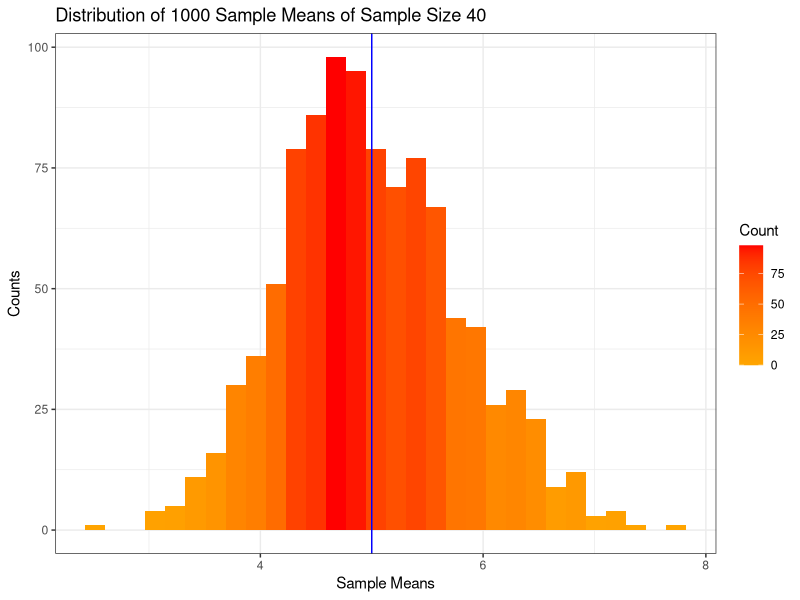
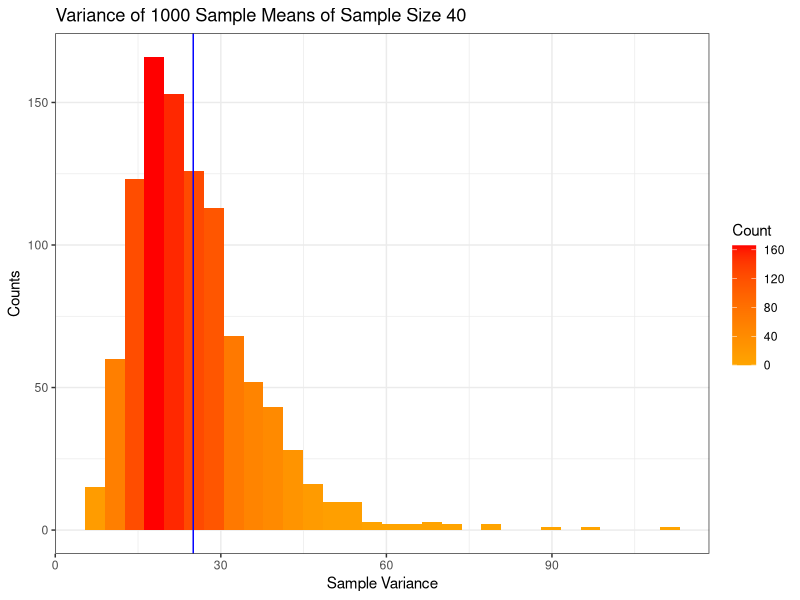
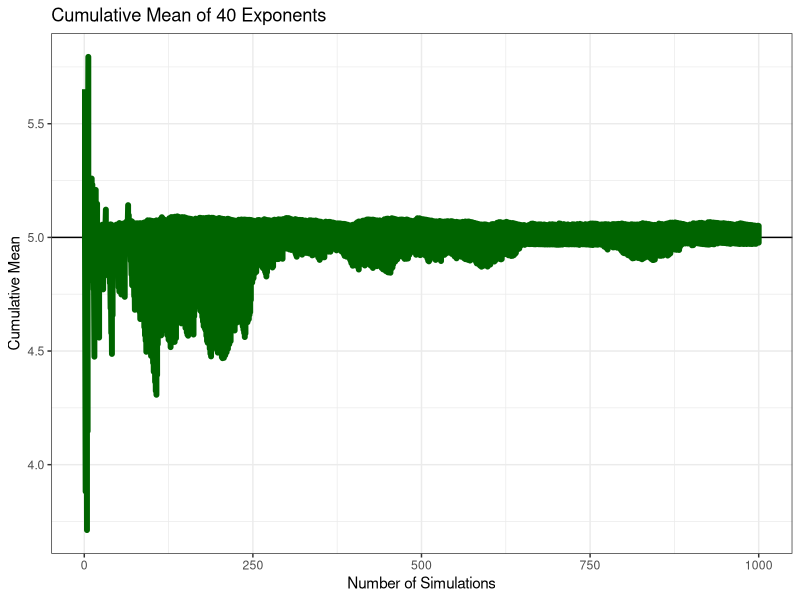
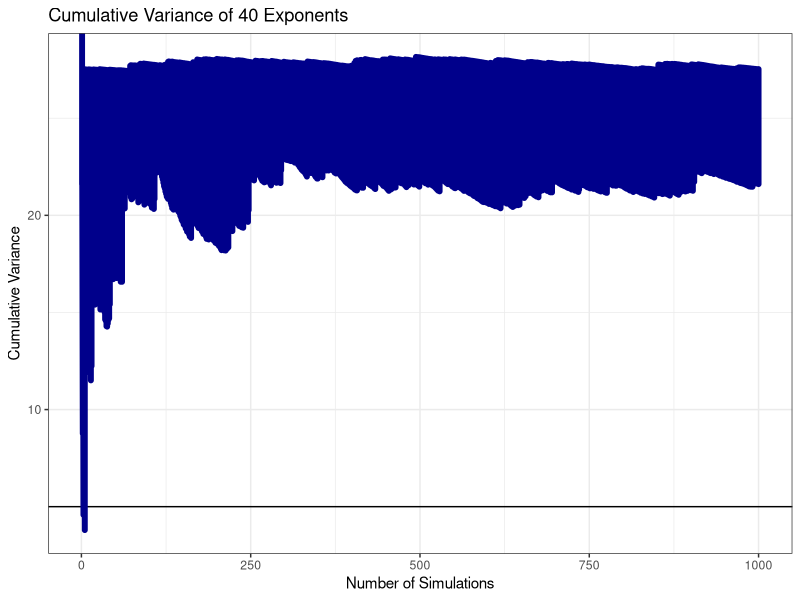

These charts were generated, in order, by the following R code: (Note: this script raises an error after producing the figures.)
# Coursera Data Science Specialization
# Statistic Inference Course Project
# Author: John James
# Date: March 25, 2016
# simulations.R

## ---- environment
library(ggplot2)
library(gridExtra)
## ---- end

## ---- simulationParameters
samples   <- 40
noSims    <- 1000
lambda    <- 0.2
## ---- end

## ---- theoreticalStatistics
theoreticalMean     <- 1/lambda
theoreticalSD       <- 1/lambda
theoreticalVar      <- 1/(lambda^2)
## ---- end

## ---- simulations
expDist = NULL
expDist         <- rexp(n = samples * noSims, rate = lambda)
empiricalMean   <- mean(expDist)
empiricalVar    <- var(expDist)
empiricalSD     <- sd(expDist)
cumulativeMean  <- cumsum(expDist) / seq_along(expDist)
cumulativeVar   <- cumsum((expDist - empiricalMean)^2) / (seq_along(expDist) -1)
## ---- end

## ---- sampleMeansStatistics
expDistMatrix   <- matrix(expDist, nrow = noSims)
sampleMean      <- apply(expDistMatrix, 1, mean)   #calculate the sample mean of the 40 exponentials for each simulation
sampleVariance  <- apply(expDistMatrix, 1, var)    #calculate the sample variance of the means of the 40 exponentials for each simulation 
## ---- end

## ---- plotMeansHistogram
a <- ggplot() +
      aes(sampleMean) + 
      geom_histogram(aes(fill = ..count..))  +
      scale_fill_gradient("Count", low = "orange", high = "red") +
      xlab("Sample Means") +
      ylab("Counts") +
      ggtitle("Distribution of 1000 Sample Means of Sample Size 40") +
      theme_bw() +
      geom_vline(xintercept = theoreticalMean, colour = "blue")

print(a)

## ---- end

## ---- plotVarHistogram
s <- ggplot() +
      aes(sampleVariance) + 
      geom_histogram(aes(fill = ..count..))  +
      scale_fill_gradient("Count", low = "orange", high = "red") +
      xlab("Sample Variance") +
      ylab("Counts") +
      theme_bw() +
      ggtitle("Variance of 1000 Sample Means of Sample Size 40") +
      geom_vline(xintercept = theoreticalVar, colour = "BLUE")

print(s)
## ---- end

## ---- plotCumulativeMean
cm <- ggplot(data.frame(x = 1:noSims, y = cumulativeMean), aes(x = x, y = y)) +
        geom_hline(yintercept = theoreticalMean) +
        geom_line(colour = "DARK GREEN", size = 2) +
        xlab("Number of Simulations") +
        ylab("Cumulative Mean") +
        theme_bw() +
        ggtitle("Cumulative Mean of 40 Exponents ")
print(cm)
## ---- end



## ---- plotCumulativeVar
cm <- ggplot(data.frame(x = 1:noSims, y = cumulativeVar), aes(x = x, y = y)) +
        geom_hline(yintercept = theoreticalMean) +
        geom_line(colour = "DARK BLUE", size = 2) +
        xlab("Number of Simulations") +
        ylab("Cumulative Variance") +
        theme_bw() +
        ggtitle("Cumulative Variance of 40 Exponents ")
print(cm)
## ---- end


## ---- plotBothDistributions
e <- ggplot() +
        aes(expDist) +
        geom_histogram(aes(fill = ..density..))  +
        scale_fill_gradient("Count", low = "orange", high = "red") +
        xlab("Exponents") +
        ylab("Count") +
        theme_bw() +
        ggtitle("Distribution of Exponents")

d <- ggplot() +
      aes(sampleMean) + 
      geom_histogram(aes(fill = ..density..))  +
      scale_fill_gradient("Count", low = "orange", high = "red") +
      xlab("Simulation") +
      ylab("Count") +
      theme_bw() +
      ggtitle("Sample Mean Distribution") +
      stat_function(fun = dnorm, 
                args = list(mean = theoreticalMean, sd = theoreticalSD), 
                lwd = 2, 
                col = 'blue')

grid.arrange(e, d, ncol = 2)
## ---- end